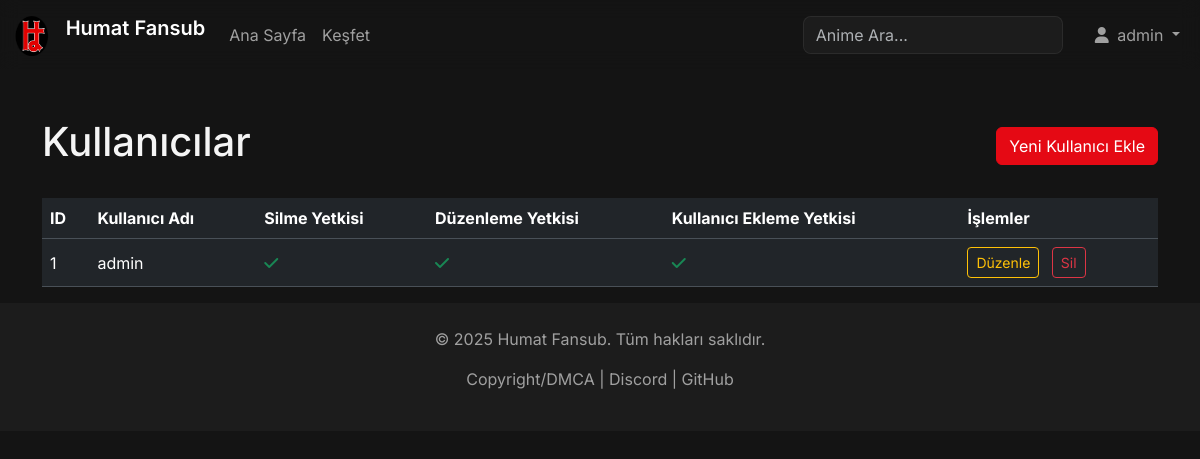
Page /users (signed in) on the earlier database version.
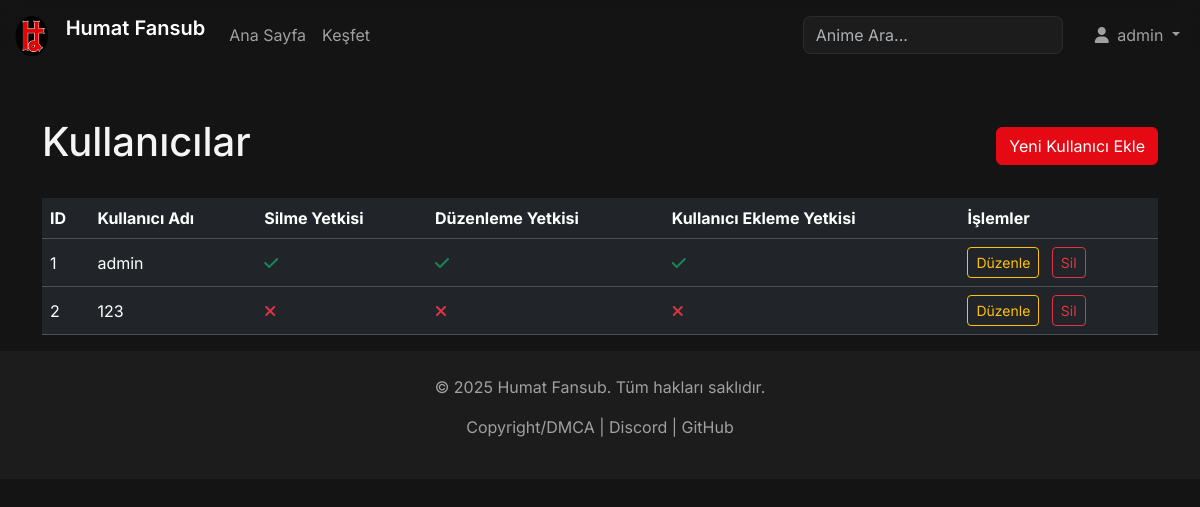
Same page on the later database version.
### models.py (models this page shows, shortened)
class User(db.Model):
    id = db.Column(db.Integer, primary_key=True)
    username = db.Column(db.String(80), unique=True, nullable=False)
    password = db.Column(db.String(200), nullable=False)
    can_delete = db.Column(db.Boolean, default=False)
    can_edit = db.Column(db.Boolean, default=False)
    can_add_user = db.Column(db.Boolean, default=False)
    logs = db.relationship('Log', backref='user', lazy=True)
    watchlist_animes = db.relationship('Anime', secondary=watchlist, lazy='subquery',
        backref=db.backref('watchlisted_by', lazy=True))
    ratings = db.relationship('Rating', backref='user', lazy=True)

### app.py (the view)
@app.route('/users')
@login_required
@admin_required
def users():
    if not current_user.can_add_user:
        flash('Bu sayfayı görüntüleme yetkiniz yok.', 'danger')
        return redirect(url_for('index'))
    users = User.query.all()
    return render_template('users.html', users=users)

### app.py (called while the page is built)
def admin_required(f):
    @wraps(f)
    def decorated_function(*args, **kwargs):
        if not current_user.is_authenticated or not (current_user.can_add_user or current_user.can_edit or current_user.can_delete):
            flash('Bu sayfayı görüntüleme yetkiniz yok.', 'danger')
            return redirect(url_for('index'))
        return f(*args, **kwargs)
    return decorated_function

@login_manager.user_loader
def load_user(user_id):
    return User.query.get(int(user_id))

### templates/users.html (shortened to what this page needs)
{% extends "base.html" %}
{% block content %}
<div class="container mt-5">
    <div class="d-flex justify-content-between align-items-center mb-4">
        <h1>Kullanıcılar</h1>
        <a href="{{ url_for('add_user') }}" class="btn btn-primary">Yeni Kullanıcı Ekle</a>
    </div>
    <div class="table-responsive">
        <table class="table table-hover align-middle">
            <thead>
                <tr>
                    <th>ID</th>
                    <th>Kullanıcı Adı</th>
                    <th>Silme Yetkisi</th>
                    <th>Düzenleme Yetkisi</th>
                    <th>Kullanıcı Ekleme Yetkisi</th>
                    <th>İşlemler</th>
                </tr>
            </thead>
            <tbody>
                {% for user in users %}
                <tr>
                    <td>{{ user.id }}</td>
                    <td>{{ user.username }}</td>
                    <td><i class="fas {{ 'fa-check text-success' if user.can_delete else 'fa-times text-danger' }}"></i></td>
                    <td><i class="fas {{ 'fa-check text-success' if user.can_edit else 'fa-times text-danger' }}"></i></td>
                    <td><i class="fas {{ 'fa-check text-success' if user.can_add_user else 'fa-times text-danger' }}"></i></td>
                    <td>
                        <a href="{{ url_for('edit_user', user_id=user.id) }}" class="btn btn-sm btn-outline-warning me-2">Düzenle</a>
                        <form action="{{ url_for('delete_user', user_id=user.id) }}" method="post" class="d-inline" onsubmit="return confirm('Bu kullanıcıyı silmek istediğinize emin misiniz?');">
                            <button type="submit" class="btn btn-sm btn-outline-danger">Sil</button>
                        </form>
                    </td>
                </tr>
                {% endfor %}
            </tbody>
        </table>
    </div>
</div>
{% endblock %}

### templates/base.html (shortened to what this page needs)
<!DOCTYPE html>
<html lang="en" data-bs-theme="dark">
<head>
    <link href="https://cdn.jsdelivr.net/npm/bootstrap@5.3.3/dist/css/bootstrap.min.css" rel="stylesheet">
    <link rel="stylesheet" href="https://cdnjs.cloudflare.com/ajax/libs/font-awesome/6.5.2/css/all.min.css" />
    <link rel="stylesheet" href="{{ url_for('static', filename='css/custom.css') }}">
</head>
<body>
    <header>
        <nav class="navbar navbar-expand-lg fixed-top navbar-dark">
            <div class="container-fluid">
                <a class="navbar-brand" href="{{ url_for('index') }}">
                    <img src="{{ url_for('static', filename='images/logo.png') }}" alt="Logo" width="40" height="40" class="d-inline-block align-text-top">
                    <span class="ms-2">Humat Fansub</span>
                </a>
                <div class="collapse navbar-collapse" id="navbarNav">
                    <ul class="navbar-nav me-auto mb-2 mb-lg-0">
                        <li class="nav-item">
                            <a class="nav-link" href="{{ url_for('index') }}">Ana Sayfa</a>
                        </li>
                        <li class="nav-item">
                            <a class="nav-link" href="{{ url_for('animes') }}">Keşfet</a>
                        </li>
                    </ul>
                    <form class="d-flex me-3" action="{{ url_for('animes') }}" method="GET">
                        <input class="form-control me-2" type="search" name="query" placeholder="Anime Ara..." aria-label="Search">
                    </form>
                    <ul class="navbar-nav">
                        {% if current_user.is_authenticated %}
                        <li class="nav-item dropdown">
                            <a class="nav-link dropdown-toggle" href="#" id="navbarDropdown" role="button" data-bs-toggle="dropdown" aria-expanded="false">
                                <i class="fas fa-user me-1"></i> {{ current_user.username }}
                            </a>
                        </li>
                        {% endif %}
                    </ul>
                </div>
            </div>
        </nav>
    </header>
    <main>
        {% block content %}{% endblock %}
    </main>
    <footer class="text-center py-4 mt-auto">
        <div class="container">
            <p>&copy; 2025 Humat Fansub. Tüm hakları saklıdır.</p>
            <p>
                <a href="{{ url_for('copyright') }}">Copyright/DMCA</a> |
                <a href="https://discord.gg/SaKSmuZkAf" target="_blank">Discord</a> |
                <a href="https://github.com/Berke-aras/AnimeFansub-Dizi-Film-Platformu" target="_blank">GitHub</a>
            </p>
        </div>
    </footer>
</body>
</html>

Differences in the rows shown:
added User: id "2", username "123", can_delete False (drawn), can_edit False (drawn), can_add_user False (drawn)
